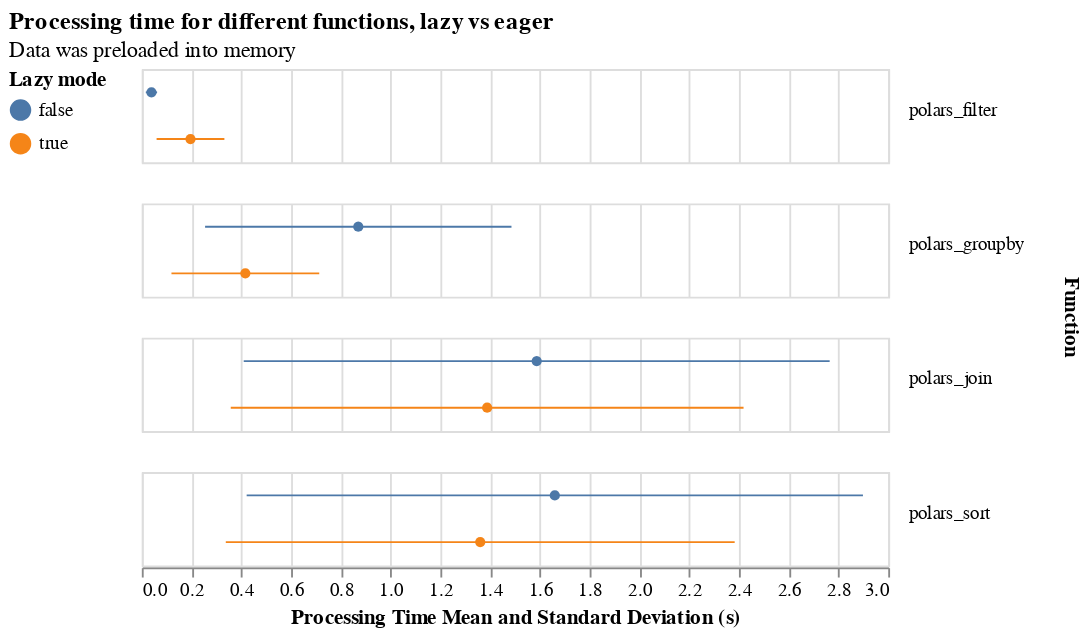

This figure's notebook cell:
### Code cell
plot_pretty_boxplot(
    df.filter(
        ((pl.col("preload") & pl.col("lazy")) | ~pl.col("lazy"))
        & ~pl.col("gpu")
        & ~pl.col("streaming")
    ),
    field="lazy",
    title="Processing time for different functions, lazy vs eager",
    subtitle="Data was preloaded into memory",
    filename="preloaded-lazy-vs-eager.png",
    # filter="preload",
    legend_title="Lazy mode",
    # column='gpu',
    height=50,
    width=400,
)

### Figure 1 — Vega-Lite specification as saved in the notebook (floating-point values rounded to 4 significant figures)
{"usermeta": {"embedOptions": {"theme": "carbong10"}}, "config": {"view": {"continuousWidth": 300, "continuousHeight": 300}}, "data": {"name": "data-9ba1236db0c1d700e604b1564b74dfab"}, "facet": {"row": {"field": "func", "header": {"labelAlign": "right", "labelAngle": 0, "labelBaseline": "alphabetic", "orient": "right", "titleFontWeight": "bold"}, "title": "Function", "type": "nominal"}}, "spec": {"layer": [{"mark": {"type": "point", "filled": true}, "encoding": {"color": {"field": "lazy", "legend": {"orient": "left"}, "title": "Lazy mode", "type": "nominal"}, "x": {"aggregate": "mean", "field": "duration", "title": "Processing Time Mean and Standard Deviation (s)", "type": "quantitative"}, "y": {"axis": null, "field": "lazy", "type": "nominal"}}}, {"mark": {"type": "errorbar"}, "encoding": {"color": {"field": "lazy", "type": "nominal"}, "x": {"aggregate": "stdev", "field": "duration", "title": "", "type": "quantitative"}, "y": {"axis": null, "field": "lazy", "type": "nominal"}}}], "height": 50, "width": 400}, "title": {"text": "Processing time for different functions, lazy vs eager", "subtitle": "Data was preloaded into memory"}, "$schema": "https://vega.github.io/schema/vega-lite/v5.20.1.json", "datasets": {"data-9ba1236db0c1d700e604b1564b74dfab": [{"func": "polars_groupby", "limit": 5000000, "gpu": false, "streaming": false, "lazy": true, "preload": true, "duration": 0.1849, "duration_raw": [0.1511, 0.1654, 0.2074, 0.2052, 0.1953]}, {"func": "polars_sort", "limit": 10000000, "gpu": false, "streaming": false, "lazy": true, "preload": true, "duration": 1.109, "duration_raw": [1.068, 1.111, 1.083, 1.107, 1.178]}, {"func": "polars_join", "limit": 1000000, "gpu": false, "streaming": false, "lazy": false, "preload": false, "duration": 3.897, "duration_raw": [3.325, 4.033, 3.991, 4.123, 4.013]}, {"func": "polars_filter", "limit": 10000000, "gpu": false, "streaming": false, "lazy": true, "preload": true, "duration": 0.1755, "duration_raw": [0.1829, 0.1745, 0.1731, 0.1742, 0.1729]}, {"func": "polars_join", "limit": 100000, "gpu": false, "streaming": false, "lazy": false, "preload": false, "duration": 0.03506, "duration_raw": [0.02972, 0.03568, 0.03613, 0.03719, 0.03658]}, {"func": "polars_join", "limit": 500000, "gpu": false, "streaming": false, "lazy": false, "preload": false, "duration": 0.8292, "duration_raw": [0.679, 0.8673, 0.8531, 0.8835, 0.863]}, {"func": "polars_sort", "limit": 1000000, "gpu": false, "streaming": false, "lazy": true, "preload": true, "duration": 0.07699, "duration_raw": [0.07944, 0.07462, 0.07609, 0.07707, 0.07774]}, {"func": "polars_groupby", "limit": 10000000, "gpu": false, "streaming": false, "lazy": false, "preload": false, "duration": 0.7727, "duration_raw": [0.7738, 0.7643, 0.7816, 0.774, 0.7696]}, {"func": "polars_join", "limit": 100000, "gpu": false, "streaming": false, "lazy": true, "preload": true, "duration": 0.02745, "duration_raw": [0.0209, 0.02794, 0.03025, 0.02876, 0.0294]}, {"func": "polars_filter", "limit": 50000000, "gpu": false, "streaming": false, "lazy": true, "preload": true, "duration": 0.8638, "duration_raw": [0.9076, 0.8529, 0.8633, 0.849, 0.8463]}, {"func": "polars_sort", "limit": 5000000, "gpu": false, "streaming": false, "lazy": false, "preload": false, "duration": 0.668, "duration_raw": [0.6488, 0.6711, 0.6593, 0.6787, 0.682]}, {"func": "polars_sort", "limit": 50000000, "gpu": false, "streaming": false, "lazy": false, "preload": false, "duration": 7.759, "duration_raw": [7.738, 7.773, 7.849, 7.691, 7.744]}, {"func": "polars_filter", "limit": 1000000, "gpu": false, "streaming": false, "lazy": false, "preload": false, "duration": 0.01029, "duration_raw": [0.009835, 0.01114, 0.01122, 0.0108, 0.008451]}, {"func": "polars_groupby", "limit": 1000000, "gpu": false, "streaming": false, "lazy": false, "preload": false, "duration": 0.08448, "duration_raw": [0.08092, 0.08577, 0.09026, 0.08615, 0.07931]}, {"func": "polars_filter", "limit": 5000000, "gpu": false, "streaming": false, "lazy": false, "preload": false, "duration": 0.02219, "duration_raw": [0.02143, 0.02579, 0.02291, 0.02026, 0.02056]}, {"func": "polars_filter", "limit": 5000000, "gpu": false, "streaming": false, "lazy": true, "preload": true, "duration": 0.09392, "duration_raw": [0.0988, 0.08981, 0.08756, 0.1033, 0.0901]}, {"func": "polars_filter", "limit": 500000, "gpu": false, "streaming": false, "lazy": false, "preload": false, "duration": 0.008783, "duration_raw": [0.00845, 0.008006, 0.008178, 0.007915, 0.01137]}, {"func": "polars_sort", "limit": 10000000, "gpu": false, "streaming": false, "lazy": false, "preload": false, "duration": 1.374, "duration_raw": [1.359, 1.378, 1.385, 1.372, 1.374]}, {"func": "polars_join", "limit": 1000000, "gpu": false, "streaming": false, "lazy": true, "preload": true, "duration": 3.409, "duration_raw": [3.054, 3.487, 3.435, 3.602, 3.468]}, {"func": "polars_join", "limit": 500000, "gpu": false, "streaming": false, "lazy": true, "preload": true, "duration": 0.7275, "duration_raw": [0.6087, 0.753, 0.7358, 0.7851, 0.7549]}, {"func": "polars_filter", "limit": 100000, "gpu": false, "streaming": false, "lazy": false, "preload": false, "duration": 0.005163, "duration_raw": [0.005451, 0.005038, 0.004972, 0.004999, 0.005354]}, {"func": "polars_groupby", "limit": 100000, "gpu": false, "streaming": false, "lazy": false, "preload": false, "duration": 0.01037, "duration_raw": [0.01063, 0.01034, 0.01044, 0.009892, 0.01053]}, {"func": "polars_sort", "limit": 5000000, "gpu": false, "streaming": false, "lazy": true, "preload": true, "duration": 0.5339, "duration_raw": [0.5199, 0.5299, 0.5296, 0.5485, 0.5413]}, {"func": "polars_sort", "limit": 1000000, "gpu": false, "streaming": false, "lazy": false, "preload": false, "duration": 0.113, "duration_raw": [0.1142, 0.1118, 0.1121, 0.1129, 0.1141]}, {"func": "polars_sort", "limit": 100000, "gpu": false, "streaming": false, "lazy": true, "preload": true, "duration": 0.008231, "duration_raw": [0.008468, 0.007886, 0.008811, 0.007667, 0.008322]}, {"func": "polars_groupby", "limit": 500000, "gpu": false, "streaming": false, "lazy": true, "preload": true, "duration": 0.0207, "duration_raw": [0.02258, 0.02077, 0.02095, 0.02007, 0.01912]}, {"func": "polars_groupby", "limit": 1000000, "gpu": false, "streaming": false, "lazy": true, "preload": true, "duration": 0.03266, "duration_raw": [0.03835, 0.0293, 0.03084, 0.03309, 0.03171]}, {"func": "polars_groupby", "limit": 50000000, "gpu": false, "streaming": false, "lazy": true, "preload": true, "duration": 1.873, "duration_raw": [1.826, 1.848, 1.957, 1.888, 1.847]}, {"func": "polars_filter", "limit": 100000, "gpu": false, "streaming": false, "lazy": true, "preload": true, "duration": 0.005433, "duration_raw": [0.005545, 0.005594, 0.0056, 0.005369, 0.005054]}, {"func": "polars_groupby", "limit": 500000, "gpu": false, "streaming": false, "lazy": false, "preload": false, "duration": 0.03065, "duration_raw": [0.03301, 0.0298, 0.02897, 0.03168, 0.0298]}, {"func": "polars_filter", "limit": 50000000, "gpu": false, "streaming": false, "lazy": false, "preload": false, "duration": 0.1496, "duration_raw": [0.1478, 0.1491, 0.1521, 0.1533, 0.1458]}, {"func": "polars_groupby", "limit": 50000000, "gpu": false, "streaming": false, "lazy": false, "preload": false, "duration": 3.889, "duration_raw": [3.785, 3.958, 3.796, 3.842, 4.063]}, {"func": "polars_sort", "limit": 100000, "gpu": false, "streaming": false, "lazy": false, "preload": false, "duration": 0.007788, "duration_raw": [0.007679, 0.008033, 0.00761, 0.00767, 0.007945]}, {"func": "polars_groupby", "limit": 5000000, "gpu": false, "streaming": false, "lazy": false, "preload": false, "duration": 0.4333, "duration_raw": [0.4622, 0.4189, 0.43, 0.4484, 0.4069]}, {"func": "polars_groupby", "limit": 10000000, "gpu": false, "streaming": false, "lazy": true, "preload": true, "duration": 0.3746, "duration_raw": [0.3831, 0.3694, 0.3717, 0.3734, 0.3753]}, {"func": "polars_sort", "limit": 50000000, "gpu": false, "streaming": false, "lazy": true, "preload": true, "duration": 6.4, "duration_raw": [6.038, 6.716, 6.246, 6.702, 6.296]}, {"func": "polars_filter", "limit": 1000000, "gpu": false, "streaming": false, "lazy": true, "preload": true, "duration": 0.02122, "duration_raw": [0.02249, 0.02061, 0.02065, 0.02031, 0.02202]}, {"func": "polars_filter", "limit": 500000, "gpu": false, "streaming": false, "lazy": true, "preload": true, "duration": 0.01392, "duration_raw": [0.01397, 0.014, 0.014, 0.01458, 0.01307]}, {"func": "polars_sort", "limit": 500000, "gpu": false, "streaming": false, "lazy": false, "preload": false, "duration": 0.038, "duration_raw": [0.04006, 0.03607, 0.03707, 0.03852, 0.03827]}, {"func": "polars_filter", "limit": 10000000, "gpu": false, "streaming": false, "lazy": false, "preload": false, "duration": 0.03642, "duration_raw": [0.03667, 0.03529, 0.03597, 0.03695, 0.03724]}, {"func": "polars_groupby", "limit": 100000, "gpu": false, "streaming": false, "lazy": true, "preload": true, "duration": 0.01077, "duration_raw": [0.01322, 0.009793, 0.01082, 0.0103, 0.009729]}, {"func": "polars_sort", "limit": 500000, "gpu": false, "streaming": false, "lazy": true, "preload": true, "duration": 0.03302, "duration_raw": [0.03422, 0.03359, 0.03291, 0.0312, 0.03317]}]}}
